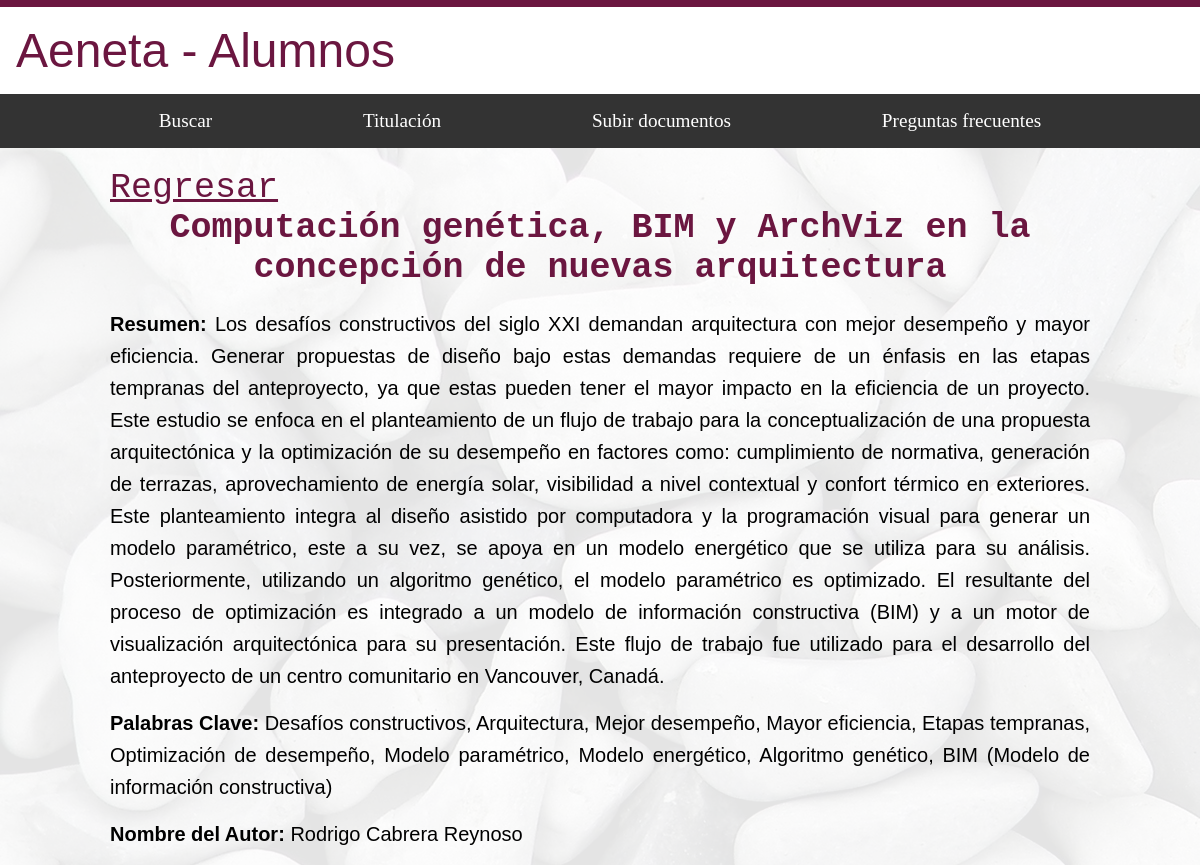
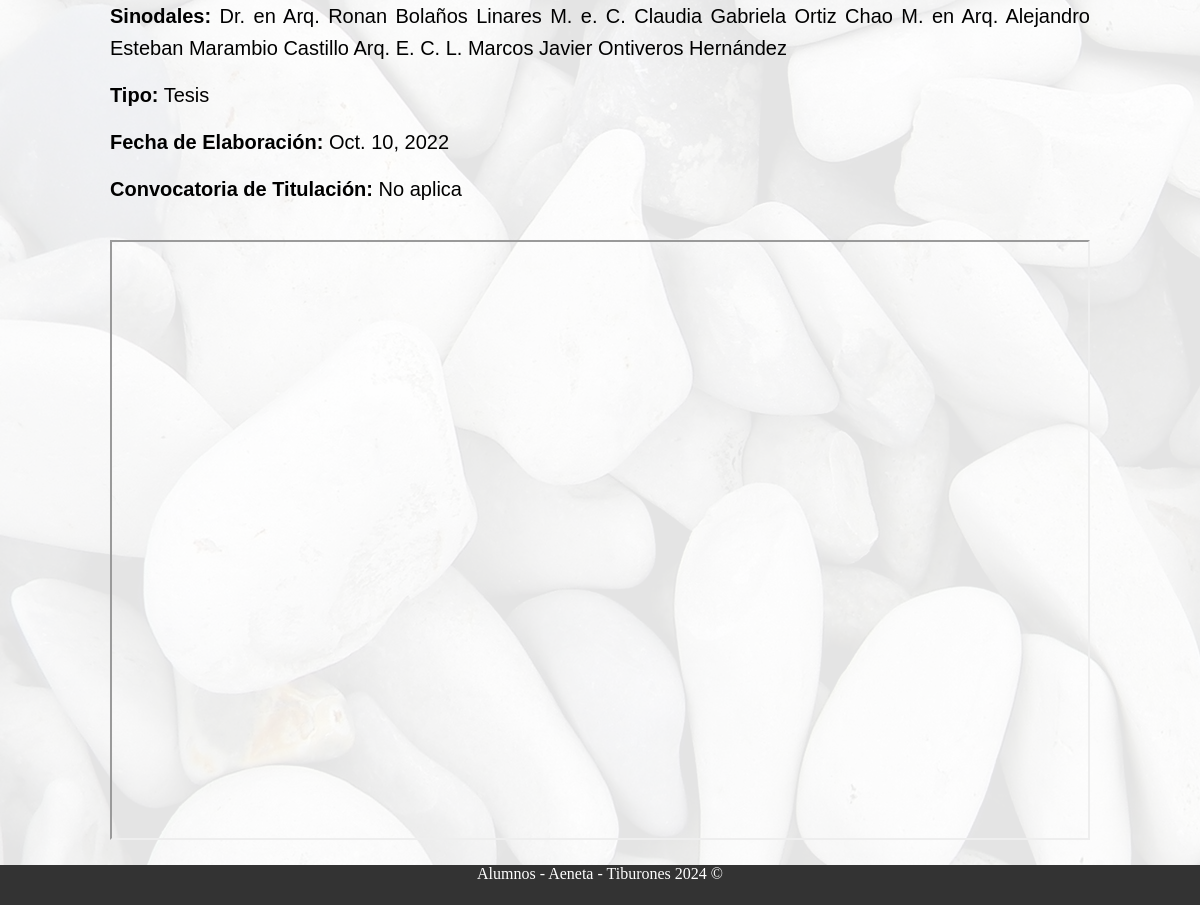
The app's page /alumnos/ver_trabajo/21/ (signed in) with its own data (2 pictures, top to bottom).
### administracion/models.py (models this page shows, shortened)
class Documento(models.Model):
    TIPO_CHOICES = (
        ('TT', 'Trabajo Terminal'),
        ('AR', 'Artículo'),
        ('TS', 'Tesis'),
        ('OT', 'Otro'),
    )
    nombre = models.CharField(max_length=255)
    resumen = models.TextField()
    palabras_clave = models.CharField(max_length=255)
    nombre_autor = models.CharField(max_length=100)
    sinodales = models.CharField(max_length=255)
    tipo = models.CharField(max_length=2, choices=TIPO_CHOICES)
    fecha_elaboracion = models.DateField()
    convocatoria_titulacion = models.CharField(max_length=100)
    url = models.URLField(blank=True, null=True)  # Hacer el campo opcional

### alumnos/views.py (the view)
# urls.py: path('ver_trabajo/<int:pk>/', AlumnosVerTrabajo.as_view(), name='ver_trabajo'),
class AlumnosVerTrabajo(AlumnoRequiredMixin, TemplateView):
    template_name = 'alumnos/ver_trabajo.html'
    def get_context_data(self, **kwargs):
        context = super().get_context_data(**kwargs)
        documento_id = self.kwargs['pk']
        context['documento'] = Documento.objects.get(id=documento_id)
        return context

### alumnos/mixins.py (called while the page is built)
    def dispatch(self, request, *args, **kwargs):
        if not request.user.is_authenticated:
            return self.handle_no_permission()
        if not request.user.is_alumno:
            messages.error(request, 'No tienes permiso para ver esta página.')
            return redirect('nombre_de_la_url_por_defecto')
        return super().dispatch(request, *args, **kwargs)

### alumnos/templates/alumnos/ver_trabajo.html
{% extends "base_generic_alumnos.html" %}
{% block content %}
<div id="fondo">
  <div class="contenedor_principal letra_texto">
   <div>
    <a href="{% url 'alumnos:buscar' %}" class="letra_titulos">Regresar</a>
    <h1 class="letra_titulos">{{ documento.nombre }}</h1>
    <p><strong>Resumen:</strong> {{ documento.resumen }}</p>
    <p><strong>Palabras Clave:</strong> {{ documento.palabras_clave }}</p>
    <p><strong>Nombre del Autor:</strong> {{ documento.nombre_autor }}</p>
    <p><strong>Sinodales:</strong> {{ documento.sinodales }}</p>
    <p><strong>Tipo:</strong> {{ documento.get_tipo_display }}</p>
    <p><strong>Fecha de Elaboración:</strong> {{ documento.fecha_elaboracion }}</p>
    <p><strong>Convocatoria de Titulación:</strong> {{ documento.convocatoria_titulacion }}</p>
    {% if documento.url %}
        {% with documento.url|cut:"https://drive.google.com/file/d/"|cut:"/view?usp=drivesdk" as file_id %}
        <iframe src="https://drive.google.com/file/d/{{ file_id }}/preview" width="100%" height="600px"></iframe>
        {% endwith %}
    {% endif %}
   </div>
  </div>
</div>
{% endblock %}

### alumnos/static/styles/base_alumnos.css (style rules this page uses)
html { margin: 0; padding: 0; overflow-x: hidden; box-sizing: border-box; }
.header-flex-container, #fondo, footer { width: 100%; max-width: 100%; box-sizing: border-box; }
body { margin: 0; padding: 0; min-height: 100vh; display: flex; flex-direction: column; }
.header-flex-container, #fondo, footer { width: 100%; }
#fondo { position: relative; flex: 1; display: flex; flex-direction: column; justify-content: center; }
#fondo::before { content: ''; background-image: url('/static/image_alumnos/fondo_alumnos.jpg'); opacity: 0.1; top: 0; left: 0; bottom: 0; right: 0; position: absolute; z-index: -1; }
.contenedor_principal { position: relative; margin: auto; width: 85%; z-index: 2; padding: 10px; overflow: hidden; }
.letra_titulos { font-family: monospace; color: #6b1640; font-size: 35px; text-align: center; }
.letra_texto { font-family: sans-serif; color: black; font-size: 20px; text-align: justify; }

### alumnos/static/styles/estatus_titulacion.css (style rules this page uses)
*, *::before, *::after { margin: 0; padding: 0; box-sizing: border-box; }

### alumnos/static/styles/subir_documento.css (style rules this page uses)
.contenedor_principal { position: relative; margin: auto; width: 85%; z-index: 2; padding: 10px; }
.letra_titulos { font-family: monospace; color: #6b1640; font-size: 35px; text-align: center; }
.letra_texto { font-family: sans-serif; color: black; font-size: 20px; text-align: justify; }

### alumnos/static/styles/busqueda_simple_alumno.css (style rules this page uses)
* { box-sizing: border-box; }

### alumnos/static/styles/formas_titulacion.css (style rules this page uses)
a { text-decoration: none; }

### alumnos/static/styles/calendario_titulacion_alumnos.css (style rules this page uses)
h1 { text-align: center; color: #333; }

### alumnos/static/styles/ver_trabajo_alumno.css (style rules this page uses)
.contenedor_principal { padding: 20px; }
.letra_titulos { margin-bottom: 20px; }
.contenedor_principal p { margin-bottom: 15px; line-height: 1.6; }
.contenedor_principal iframe { margin-top: 20px; }

### records on screen
Documento: nombre "Computación genética, BIM y ArchViz en la concepción de nuevas arquitectura", resumen "Los desafíos constructivos del siglo XXI demandan arquitectura con mejor desempeño y mayor eficiencia. Generar propuestas de diseño bajo estas demandas requiere de un énfasis en las etapas tempranas del anteproyecto, ya que estas pueden tener el mayor impacto en la eficiencia de un proyecto. Este estudio se enfoca en el planteamiento de un flujo de trabajo para la conceptualización de una propuesta arquitectónica y la optimización de su desempeño en factores como: cumplimiento de normativa, generación de terrazas, aprovechamiento de energía solar, visibilidad a nivel contextual y confort térmico en exteriores. Este planteamiento integra al diseño asistido por computadora y la programación…", palabras_clave "Desafíos constructivos, Arquitectura, Mejor desempeño, Mayor eficiencia, Etapas tempranas, Optimización de desempeño, Modelo paramétrico, Modelo energético, Algoritmo genético, BIM (Modelo de información constructiva)", nombre_autor "Rodrigo Cabrera Reynoso", sinodales "Dr. en Arq. Ronan Bolaños Linares M. e. C. Claudia Gabriela Ortiz Chao M. en Arq. Alejandro Esteban Marambio Castillo Arq. E. C. L. Marcos Javier Ontiveros Hernández", tipo "Tesis", fecha_elaboracion "Oct. 10, 2022", convocatoria_titulacion "No aplica"
